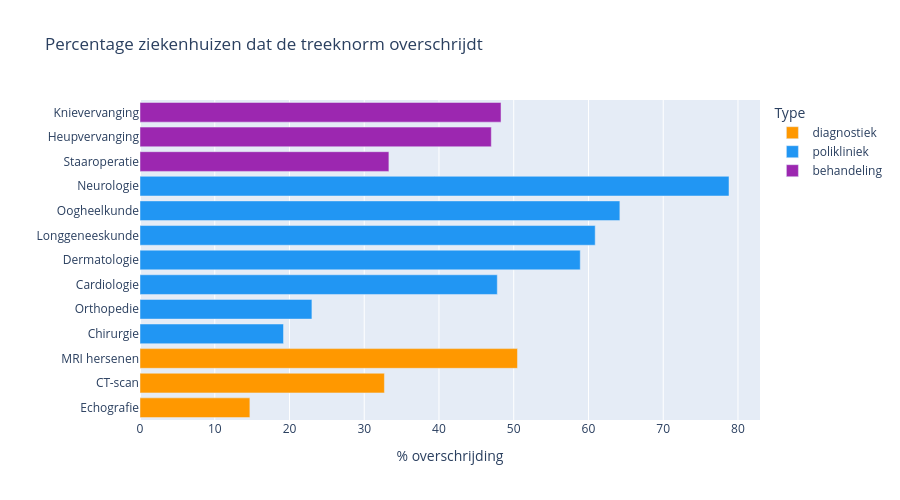

Notebook source saved alongside this figure:
### Code cell
import plotly.express as px

# Stap 2 — plotten: pas als de aggregatie klopt, gaan we tekenen
fig = px.bar(
    pct_per_spec,
    x="pct_overschrijding",
    y="specialisme",
    color="type",
    orientation="h",
    title="Percentage ziekenhuizen dat de treeknorm overschrijdt",
    labels={"pct_overschrijding": "% overschrijding", "specialisme": "", "type": "Type"},
    color_discrete_map={"polikliniek": "#2196F3", "diagnostiek": "#FF9800", "behandeling": "#9C27B0"},
)
fig.update_layout(height=500)
fig.show()

### Figure 1 — Plotly figure (JSON) as saved in the notebook; plotly's stock layout.template omitted (floating-point values rounded to 4 significant figures)
{"data": [{"hovertemplate": "Type=diagnostiek<br>% overschrijding=%{x}<br>=%{y}<extra></extra>", "legendgroup": "diagnostiek", "marker": {"color": "#FF9800", "pattern": {"shape": ""}}, "name": "diagnostiek", "orientation": "h", "showlegend": true, "textposition": "auto", "type": "bar", "x": [14.7, 32.7, 50.5], "xaxis": "x", "y": ["Echografie", "CT-scan", "MRI hersenen"], "yaxis": "y"}, {"hovertemplate": "Type=polikliniek<br>% overschrijding=%{x}<br>=%{y}<extra></extra>", "legendgroup": "polikliniek", "marker": {"color": "#2196F3", "pattern": {"shape": ""}}, "name": "polikliniek", "orientation": "h", "showlegend": true, "textposition": "auto", "type": "bar", "x": [19.2, 23.0, 47.8, 58.9, 60.9, 64.2, 78.8], "xaxis": "x", "y": ["Chirurgie", "Orthopedie", "Cardiologie", "Dermatologie", "Longgeneeskunde", "Oogheelkunde", "Neurologie"], "yaxis": "y"}, {"hovertemplate": "Type=behandeling<br>% overschrijding=%{x}<br>=%{y}<extra></extra>", "legendgroup": "behandeling", "marker": {"color": "#9C27B0", "pattern": {"shape": ""}}, "name": "behandeling", "orientation": "h", "showlegend": true, "textposition": "auto", "type": "bar", "x": [33.3, 47.0, 48.3], "xaxis": "x", "y": ["Staaroperatie", "Heupvervanging", "Knievervanging"], "yaxis": "y"}], "layout": {"barmode": "relative", "height": 500, "legend": {"title": {"text": "Type"}, "tracegroupgap": 0}, "title": {"text": "Percentage ziekenhuizen dat de treeknorm overschrijdt"}, "xaxis": {"anchor": "y", "domain": [0.0, 1.0], "title": {"text": "% overschrijding"}}, "yaxis": {"anchor": "x", "domain": [0.0, 1.0], "title": {"text": ""}}}}
